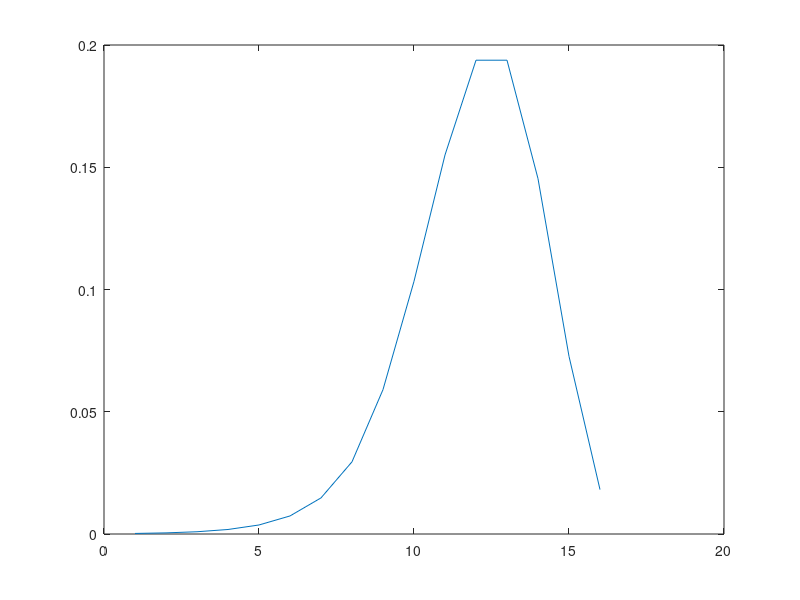

MATLAB code to generate this figure:
clear all;

N = 16;
N0 = 8;
%n_packets = 0;

m = 100;
b0 = 200;
lambda = @(i) ((N0<=i)&&(i<N)) * b0 * ((N-i)/(N-N0)) + (i<N0) * b0;
%p = @(n) min(1, (n - N0) / (N - N0));

pn = zeros(1, N+1);
pd = zeros(1, N+1);

pn(1,1) = 0;
pd(1,1) = 0;

for i=1:N
	if i == 1
		lim1 = b0;
	else
		lim1 = lambda(i);
	end
	pn(1, i+1) = pn(1,i) + log(lim1);
	pd(1, i+1) = pd(1,i) + log(m);
end

p = exp(pn(1:N) - pd(2:N+1));
p = p / sum(p);

plot(1:N, p, "-");

for i = N-6:N
    fprintf(1, "p%g = %g\n", i, p(i));
end
